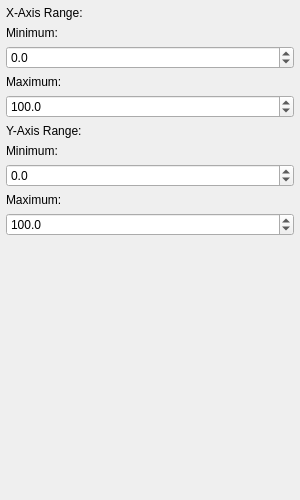
<?xml version="1.0" encoding="UTF-8"?>
<ui version="4.0">
 <class>TemporalProjectionViewPropertiesWidget</class>
 <widget class="QWidget" name="TemporalProjectionViewPropertiesWidget">
  <property name="geometry">
   <rect>
    <x>0</x>
    <y>0</y>
    <width>300</width>
    <height>500</height>
   </rect>
  </property>
  <property name="windowTitle">
   <string>Temporal Projection View Properties</string>
  </property>
  <layout class="QVBoxLayout" name="main_layout">
   <property name="spacing">
    <number>6</number>
   </property>
   <property name="leftMargin">
    <number>6</number>
   </property>
   <property name="topMargin">
    <number>6</number>
   </property>
   <property name="rightMargin">
    <number>6</number>
   </property>
   <property name="bottomMargin">
    <number>6</number>
   </property>
   <item>
    <widget class="QLabel" name="x_axis_label">
     <property name="text">
      <string>X-Axis Range:</string>
     </property>
    </widget>
   </item>
   <item>
    <widget class="QLabel" name="x_min_label">
     <property name="text">
      <string>Minimum:</string>
     </property>
    </widget>
   </item>
   <item>
    <widget class="QDoubleSpinBox" name="x_min_spinbox">
     <property name="sizePolicy">
      <sizepolicy hsizetype="Expanding" vsizetype="Fixed">
       <horstretch>0</horstretch>
       <verstretch>0</verstretch>
      </sizepolicy>
     </property>
     <property name="decimals">
      <number>1</number>
     </property>
     <property name="minimum">
      <double>-1000000.00000000000000</double>
     </property>
     <property name="maximum">
      <double>1000000.00000000000000</double>
     </property>
     <property name="singleStep">
      <double>1.0000000000000000</double>
     </property>
     <property name="value">
      <double>0.0000000000000000</double>
     </property>
    </widget>
   </item>
   <item>
    <widget class="QLabel" name="x_max_label">
     <property name="text">
      <string>Maximum:</string>
     </property>
    </widget>
   </item>
   <item>
    <widget class="QDoubleSpinBox" name="x_max_spinbox">
     <property name="sizePolicy">
      <sizepolicy hsizetype="Expanding" vsizetype="Fixed">
       <horstretch>0</horstretch>
       <verstretch>0</verstretch>
      </sizepolicy>
     </property>
     <property name="decimals">
      <number>1</number>
     </property>
     <property name="minimum">
      <double>-1000000.00000000000000</double>
     </property>
     <property name="maximum">
      <double>1000000.00000000000000</double>
     </property>
     <property name="singleStep">
      <double>1.0000000000000000</double>
     </property>
     <property name="value">
      <double>100.0000000000000000</double>
     </property>
    </widget>
   </item>
   <item>
    <widget class="QLabel" name="y_axis_label">
     <property name="text">
      <string>Y-Axis Range:</string>
     </property>
    </widget>
   </item>
   <item>
    <widget class="QLabel" name="y_min_label">
     <property name="text">
      <string>Minimum:</string>
     </property>
    </widget>
   </item>
   <item>
    <widget class="QDoubleSpinBox" name="y_min_spinbox">
     <property name="sizePolicy">
      <sizepolicy hsizetype="Expanding" vsizetype="Fixed">
       <horstretch>0</horstretch>
       <verstretch>0</verstretch>
      </sizepolicy>
     </property>
     <property name="decimals">
      <number>1</number>
     </property>
     <property name="minimum">
      <double>-1000000.00000000000000</double>
     </property>
     <property name="maximum">
      <double>1000000.00000000000000</double>
     </property>
     <property name="singleStep">
      <double>1.0000000000000000</double>
     </property>
     <property name="value">
      <double>0.0000000000000000</double>
     </property>
    </widget>
   </item>
   <item>
    <widget class="QLabel" name="y_max_label">
     <property name="text">
      <string>Maximum:</string>
     </property>
    </widget>
   </item>
   <item>
    <widget class="QDoubleSpinBox" name="y_max_spinbox">
     <property name="sizePolicy">
      <sizepolicy hsizetype="Expanding" vsizetype="Fixed">
       <horstretch>0</horstretch>
       <verstretch>0</verstretch>
      </sizepolicy>
     </property>
     <property name="decimals">
      <number>1</number>
     </property>
     <property name="minimum">
      <double>-1000000.00000000000000</double>
     </property>
     <property name="maximum">
      <double>1000000.00000000000000</double>
     </property>
     <property name="singleStep">
      <double>1.0000000000000000</double>
     </property>
     <property name="value">
      <double>100.0000000000000000</double>
     </property>
    </widget>
   </item>
   <item>
    <spacer name="vertical_spacer">
     <property name="orientation">
      <enum>Qt::Vertical</enum>
     </property>
     <property name="sizeHint" stdset="0">
      <size>
       <width>20</width>
       <height>40</height>
      </size>
     </property>
    </spacer>
   </item>
  </layout>
 </widget>
 <resources/>
 <connections/>
</ui>
